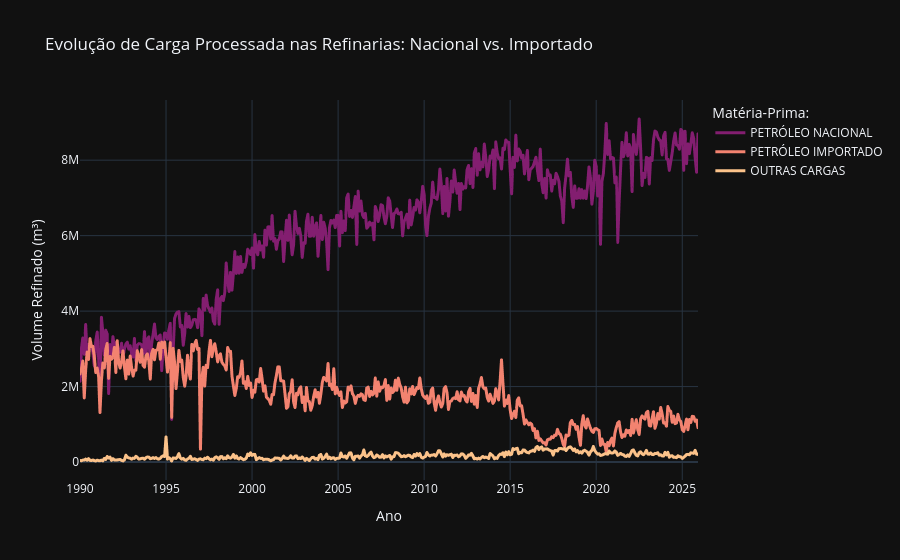

Notebook cell for this chart:
### Code cell
# 2. Evolução Histórica de Processamento por Origem do Óleo
df_temp_mat = (
    df_ref
    .groupby(['data', 'materia_prima'], as_index=False)['processado']
    .sum()
)

fig_serie = px.line(
    df_temp_mat,
    x='data',
    y='processado',
    color='materia_prima',
    category_orders={
        "materia_prima": [
            "PETRÓLEO NACIONAL",
            "PETRÓLEO IMPORTADO",
            "OUTRAS CARGAS"
        ]
    },
    color_discrete_sequence=[
        "#831E70",
        "#F38370",
        "#FBC28A"
    ],
    title='Evolução de Carga Processada nas Refinarias: Nacional vs. Importado',
    template='plotly_dark',
    labels={
        "materia_prima": "Matéria-Prima: "
    }
)

fig_serie.update_layout(
    separators=",.",
    xaxis_title="Ano",
    yaxis_title="Volume Refinado (m³)",
    hovermode="x unified"
)

fig_serie.update_traces(
    line=dict(width=3),
    hovertemplate=
    "<b>Matéria-Prima:</b> %{fullData.name}<br>" +
    "<b>Volume Processado:</b> %{y:,.1f} m³" +
    "<extra></extra>"
)

fig_serie.show()

### Figure 1 — Plotly figure (JSON) as saved in the notebook; plotly's stock layout.template omitted (floating-point values rounded to 4 significant figures; data arrays with more than 128 entries replaced by an {"elided": "..."} marker saying what was removed)
{"data": [{"hovertemplate": "<b>Matéria-Prima:</b> %{fullData.name}<br><b>Volume Processado:</b> %{y:,.1f} m³<extra></extra>", "legendgroup": "PETRÓLEO NACIONAL", "line": {"color": "#831E70", "dash": "solid", "width": 3}, "marker": {"symbol": "circle"}, "mode": "lines", "name": "PETRÓLEO NACIONAL", "showlegend": true, "type": "scattergl", "x": {"elided": "432 str values"}, "xaxis": "x", "y": {"elided": "432 int values"}, "yaxis": "y"}, {"hovertemplate": "<b>Matéria-Prima:</b> %{fullData.name}<br><b>Volume Processado:</b> %{y:,.1f} m³<extra></extra>", "legendgroup": "PETRÓLEO IMPORTADO", "line": {"color": "#F38370", "dash": "solid", "width": 3}, "marker": {"symbol": "circle"}, "mode": "lines", "name": "PETRÓLEO IMPORTADO", "showlegend": true, "type": "scattergl", "x": {"elided": "432 str values"}, "xaxis": "x", "y": {"elided": "432 int values"}, "yaxis": "y"}, {"hovertemplate": "<b>Matéria-Prima:</b> %{fullData.name}<br><b>Volume Processado:</b> %{y:,.1f} m³<extra></extra>", "legendgroup": "OUTRAS CARGAS", "line": {"color": "#FBC28A", "dash": "solid", "width": 3}, "marker": {"symbol": "circle"}, "mode": "lines", "name": "OUTRAS CARGAS", "showlegend": true, "type": "scattergl", "x": {"elided": "432 str values"}, "xaxis": "x", "y": {"elided": "432 int values"}, "yaxis": "y"}], "layout": {"hovermode": "x unified", "legend": {"title": {"text": "Matéria-Prima: "}, "tracegroupgap": 0}, "separators": ",.", "title": {"text": "Evolução de Carga Processada nas Refinarias: Nacional vs. Importado"}, "xaxis": {"anchor": "y", "domain": [0, 1], "title": {"text": "Ano"}}, "yaxis": {"anchor": "x", "domain": [0, 1], "title": {"text": "Volume Refinado (m³)"}}}}
